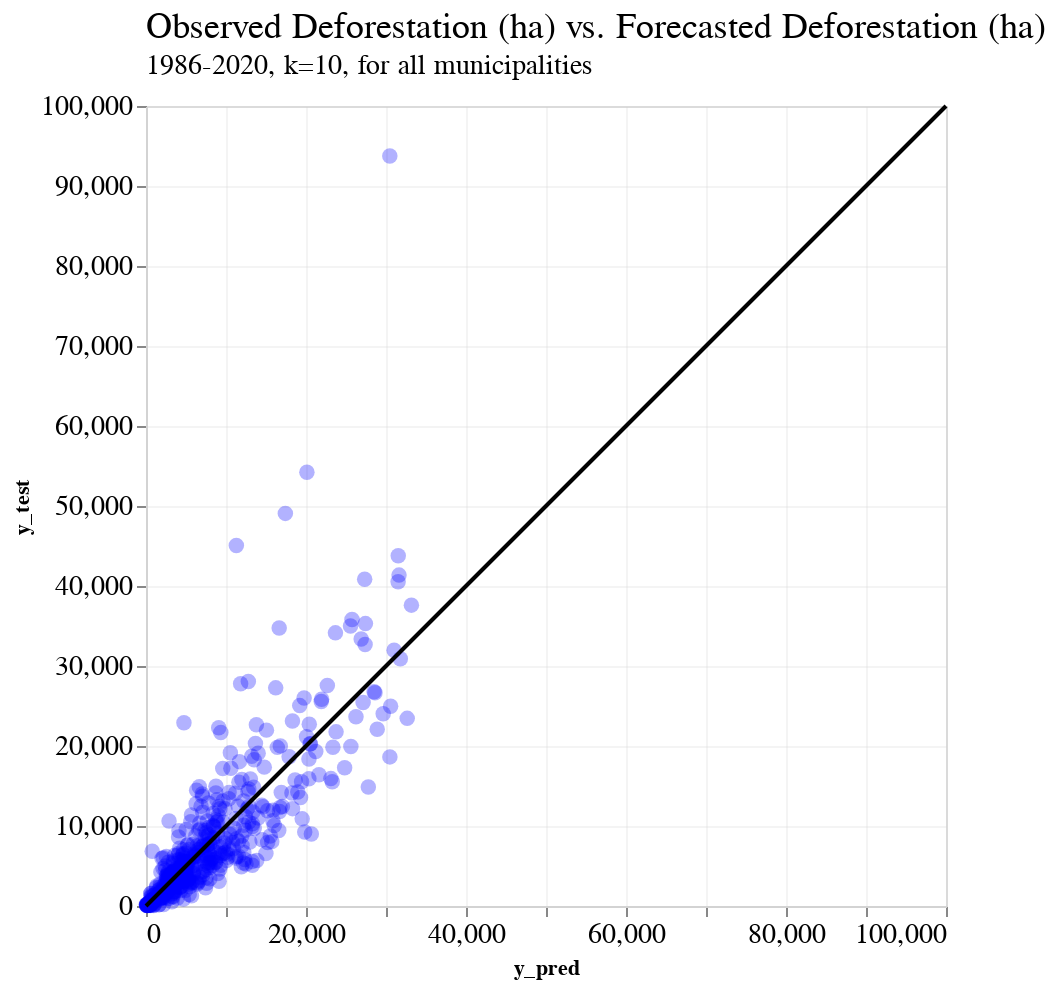

Here is the notebook cell this chart was saved with:
### Code cell
line = pd.DataFrame({
    'y_pred': [0, 100000],
    'y_test': [0, 100000],
})

line_chart = alt.Chart(line).mark_line(color= 'black').encode(
    x= 'y_pred',
    y= 'y_test'
)

scatter_chart = alt.Chart(final_prediction_df_w_index).mark_circle(size=60, opacity=0.3, color="blue").encode(
    x=alt.X('y_pred', scale=alt.Scale(domain=[0, 100000])),
    y=alt.Y('y_test', scale=alt.Scale(domain=[0, 100000])),
).properties(
    width=400,
    height=400,
    title=science_theme_title(
        text="Observed Deforestation (ha) vs. Forecasted Deforestation (ha)", 
        subtitle="1986-2020, k=10, for all municipalities"
    )
)

( scatter_chart + line_chart)

### Figure 1 — Vega-Lite specification as saved in the notebook (floating-point values rounded to 4 significant figures; data arrays with more than 128 entries replaced by an {"elided": "..."} marker saying what was removed)
{"config": {"view": {"width": 533.3, "height": 300.0, "fill": "white"}, "title": {"align": "left", "anchor": "start", "frame": "group", "font": "Helvetica Neue", "fontSize": 18, "dy": -2, "subtitleFont": "Helvetica Neue", "subtitleFontSize": 14, "fontWeight": "normal"}, "axis": {"domainColor": "lightGrey", "gridColor": "lightGrey", "gridWidth": 0.25, "titleFont": "Helvetica Neue", "titleFontSize": 11, "labelFont": "Helvetica Neue", "labelFontSize": 14}, "legend": {"layout": {"anchor": "start"}, "labelLimit": 0, "titleFontSize": 14, "titleFont": "Helvetica Neue", "labelFontSize": 14, "labelFont": "Helvetica Neue"}, "header": {"title": null, "titleFont": "Helvetica Neue", "labelFont": "Helvetica Neue", "labelFontSize": 14, "labelPadding": 2}, "range": {"category": ["#0C66B5", "#BA1D32", "#0F8E40", "#E56F20", "#862BAF", "#626D69", "#ED5087", "#3DB9E2", "#51DB63", "#E26868", "#FFB270", "#B37CEA", "#A8A1A4", "#FF87CD"]}}, "layer": [{"data": {"name": "data-150f3e18a78bada92b148d600e774c7d"}, "mark": {"type": "circle", "color": "blue", "opacity": 0.3, "size": 60}, "encoding": {"x": {"field": "y_pred", "scale": {"domain": [0, 100000]}, "type": "quantitative"}, "y": {"field": "y_test", "scale": {"domain": [0, 100000]}, "type": "quantitative"}}, "height": 400, "title": {"align": "left", "anchor": "start", "frame": "group", "font": "Helvetica Neue", "fontSize": 18, "dy": -2, "subtitleFont": "Helvetica Neue", "subtitleFontSize": 14, "fontWeight": "normal", "text": "Observed Deforestation (ha) vs. Forecasted Deforestation (ha)", "subtitle": "1986-2020, k=10, for all municipalities"}, "width": 400}, {"data": {"name": "data-c9fb9da065966c1adace46ee4dfa3e56"}, "mark": {"type": "line", "color": "black"}, "encoding": {"x": {"field": "y_pred", "type": "quantitative"}, "y": {"field": "y_test", "type": "quantitative"}}}], "$schema": "https://vega.github.io/schema/vega-lite/v4.17.0.json", "datasets": {"data-150f3e18a78bada92b148d600e774c7d": {"elided": "500 records"}, "data-c9fb9da065966c1adace46ee4dfa3e56": [{"y_pred": 0, "y_test": 0}, {"y_pred": 100000, "y_test": 100000}]}}
